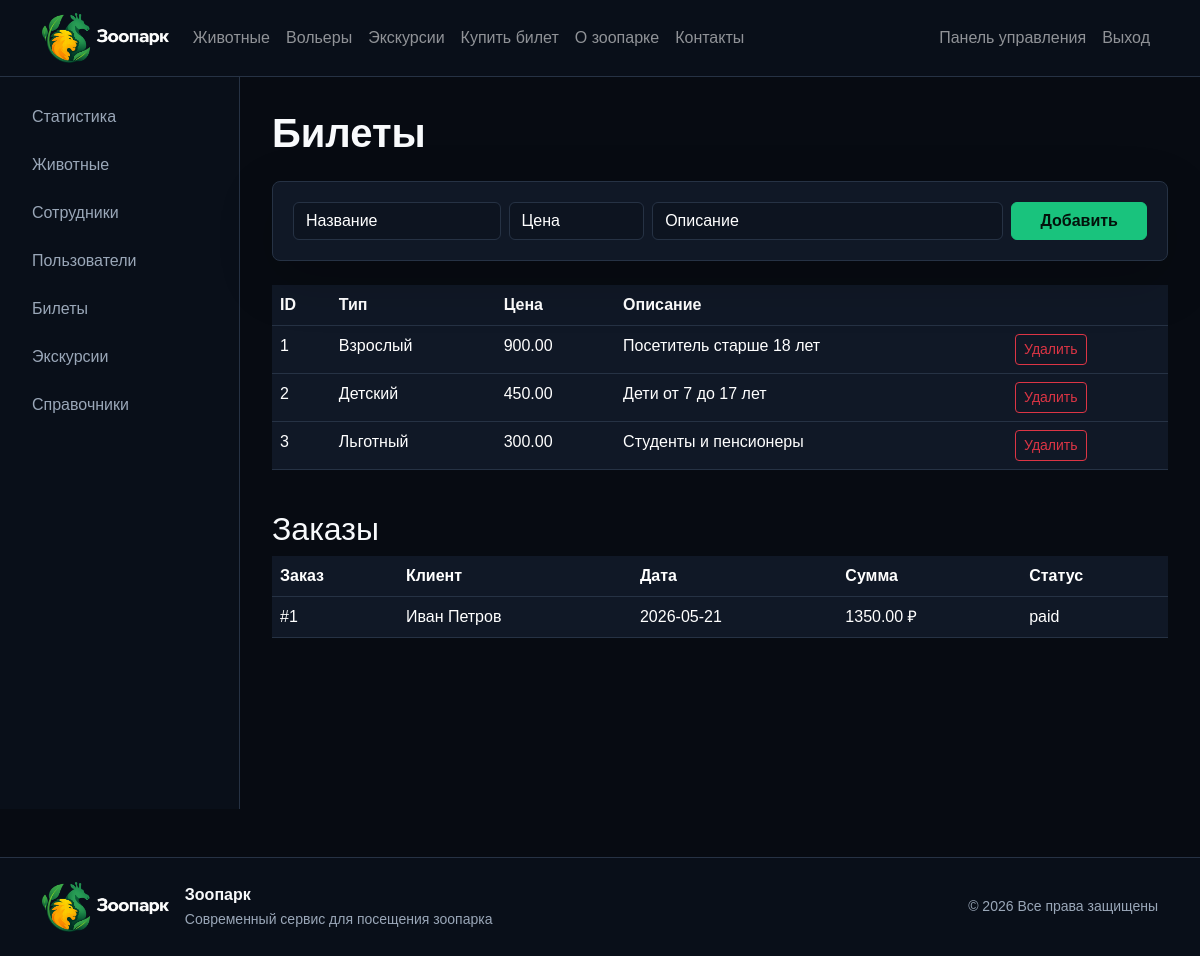
The app's page /admin/tickets.php (signed in) with its own data.
### tables this page shows
CREATE TABLE ticket_types (
    id INT AUTO_INCREMENT PRIMARY KEY,
    name VARCHAR(100) NOT NULL,
    price DECIMAL(10,2) NOT NULL,
    description TEXT
);

### includes/functions.php (called while the page is built, shortened)
<?php
function e(?string $value): string
{
    return htmlspecialchars((string)$value, ENT_QUOTES | ENT_SUBSTITUTE, 'UTF-8');
}

### admin/tickets.php (the view, shortened to what this page needs)
<?php
require __DIR__ . '/../includes/functions.php';
require __DIR__ . '/../templates/header.php';
?>
<div class="admin-layout"><?php require __DIR__ . '/../templates/admin_sidebar.php'; ?><section class="admin-content">
<h1 class="section-title">Билеты</h1>
<form method="post" class="app-panel mb-4"><div class="row g-2"><div class="col-md-3"><input class="form-control" name="name" placeholder="Название" required></div><div class="col-md-2"><input class="form-control" type="number" step="0.01" name="price" placeholder="Цена" required></div><div class="col-md-5"><input class="form-control" name="description" placeholder="Описание"></div><div class="col-md-2"><button class="btn btn-accent w-100">Добавить</button></div></div></form>
<div class="table-responsive"><table class="table table-dark table-hover"><tr><th>ID</th><th>Тип</th><th>Цена</th><th>Описание</th><th></th></tr><?php foreach ($pdo->query('SELECT * FROM ticket_types') as $t): ?><tr><td><?= $t['id'] ?></td><td><?= e($t['name']) ?></td><td><?= e((string)$t['price']) ?></td><td><?= e($t['description']) ?></td><td><a class="btn btn-sm btn-outline-danger js-confirm" href="?delete=<?= $t['id'] ?>">Удалить</a></td></tr><?php endforeach; ?></table></div>
<h2 class="mt-4">Заказы</h2>
<div class="table-responsive"><table class="table table-dark table-hover"><tr><th>Заказ</th><th>Клиент</th><th>Дата</th><th>Сумма</th><th>Статус</th></tr><?php foreach ($pdo->query('SELECT DISTINCT order_id, full_name, visit_date, total_price, status FROM view_tickets_full ORDER BY order_id DESC') as $o): ?><tr><td>#<?= $o['order_id'] ?></td><td><?= e($o['full_name']) ?></td><td><?= e($o['visit_date']) ?></td><td><?= e((string)$o['total_price']) ?> ₽</td><td><?= e($o['status']) ?></td></tr><?php endforeach; ?></table></div>
</section></div><?php require __DIR__ . '/../templates/footer.php'; ?>

### assets/css/style.css (style rules this page uses)
:root { --bg: #070b12; --panel: #101826; --panel-2: #151f2f; --line: #263244; --text: #f8fafc; --muted: #9aa7b8; --green: #19c37d; --orange: #ff9f1c; --blue: #0f2742; }
body { background: var(--bg); color: var(--text); font-family: Arial, sans-serif; }
a { color: inherit; text-decoration: none; }
.btn-accent { background: var(--green); border-color: var(--green); color: #03120b; font-weight: 700; }
.section-title { margin-bottom: 1.5rem; font-weight: 800; }
.app-card, .app-panel, .auth-card, .metric-card { position: relative; z-index: 2; background: var(--panel); border: 1px solid var(--line); border-radius: 8px; padding: 1.25rem; box-shadow: 0 18px 55px rgba(0, 0, 0, 0.18); }
.form-control, .form-select { background-color: #0d1420; border-color: var(--line); color: var(--text); }
.form-control::placeholder { color: #fff; }
.admin-layout { display: grid; grid-template-columns: 240px minmax(0, 1fr); min-height: calc(100vh - 72px); }
.admin-content { padding: 2rem; min-width: 0; }
.table-dark { --bs-table-bg: #101826; --bs-table-border-color: #263244; }

### records on screen
ticket_types: id "1", name "Взрослый", price "900.00", description "Посетитель старше 18 лет"
ticket_types: id "2", name "Детский", price "450.00", description "Дети от 7 до 17 лет"
ticket_types: id "3", name "Льготный", price "300.00", description "Студенты и пенсионеры"

### other values on screen
$o['order_id'] "1"
$o['full_name'] "Иван Петров"
$o['visit_date'] "2026-05-21"
$o['total_price'] "1350.00"
$o['status'] "paid"
